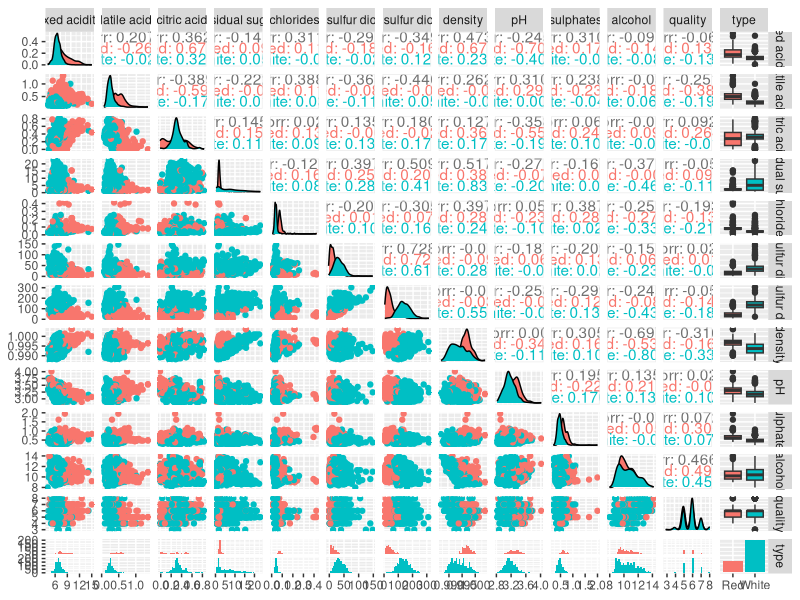

Write the R code that produced this figure.
## ---- chunk 1
knitr::opts_chunk$set(echo = TRUE)
library(knitr)
library(ggplot2)
library(caret)
library(tidyverse)
library(GGally)
## ---- chunk 2
#read in data for both and add flag for quality
test <- read_csv('wineQualityTest.csv')
train <- read_csv('wineQualityTrain.csv')
## ---- chunk 3
ggpairs(train, ggplot2::aes(colour=type))
## ---- chunk 4
red_sum <-  apply(X = train %>% filter(type=='Red') %>% 
                    select(-type), MARGIN = 2,
  			FUN = function(x) { 
  				temp <- c(min(x),
  				          quantile(x, 0.25),
  				          median(x),
  				          mean(x, na.rm = TRUE),
  				          quantile(x, 0.75),
  				          max(x))
  				names(temp) <- c("min", "1st qtr", "median",
  				                  "mean", "3rd Qtr", "max")
  				temp
  			}
  			)

white_sum <-  apply(X = train %>% filter(type=='White') %>% 
                    select(-type), MARGIN = 2,
  			FUN = function(x) { 
  				temp <- c(min(x),
  				          quantile(x, 0.25),
  				          median(x),
  				          mean(x, na.rm = TRUE),
  				          quantile(x, 0.75),
  				          max(x))
  				names(temp) <- c("min", "1st qtr", "median",
  				                  "mean", "3rd Qtr", "max")
  				temp
  			}
  			)

kable(red_sum, digits=1, caption='Red Wine Summary')
kable(white_sum, digits=1, caption='White Wine Summary')
## ---- chunk 5
#full additive model
glm1 <- train(quality ~ ., data=train, method='lm',
              preProcess=c('center', 'scale'),
              trControl=trainControl(method='cv', number=10))
#full interaction model
glm2 <- train(quality ~ .^2, data=train, method='lm',
              preProcess=c('center', 'scale'),
              trControl=trainControl(method='cv', number=10))
#simple model (most correlated to quality was alochol)
glm3 <- train(quality ~ alcohol, data=train, method='lm',
              preProcess=c('center', 'scale'),
              trControl=trainControl(method='cv', number=10))
#reduced model with no interacitons
#just picking a few based on the correlation matrix
glm4 <- train(quality ~ alcohol + type + sulphates + density, 
              data=train, method='lm',
              preProcess=c('center', 'scale'),
              trControl=trainControl(method='cv', number=10))

#reduced model with interacitons
#just picking a few based on the correlation matrix
glm5 <- train(quality ~ alcohol + sulphates*type + density*type, 
              data=train, method='lm',
              preProcess=c('center', 'scale'),
              trControl=trainControl(method='cv', number=10))

models <- rbind(glm1$results, glm2$results, glm4$results, 
            glm5$results, glm3$results)
rownames(models) <- c('Full Additive Model',
                      'Full Interaction Model',
                      'Reduced Additive Model',
                      'Reduced Interaction Model',
                      'Simple Model')
kable(models, caption='General Linear Model Results', digits=2)
## ---- chunk 6
train.log <- train %>% mutate(qual_fg = if_else(quality < 6, 0, 1)) %>%
                       select(-quality)
train.log$qual_fg <- as.factor(train.log$qual_fg)
test.log <- test %>% mutate(qual_fg = if_else(quality < 6, 0, 1)) %>%
                       select(-quality)
test.log$qual_fg <- as.factor(test.log$qual_fg)


#full additive model
log1 <- train(qual_fg ~ ., data=train.log, method='glm', family='binomial',
              preProcess=c('center', 'scale'),
              trControl=trainControl(method='cv', number=10))
#full interaction model
log2 <- train(qual_fg ~ .^2, data=train.log, method='glm', family='binomial',
              preProcess=c('center', 'scale'),
              trControl=trainControl(method='cv', number=10))
#simple model (most correlated to quality was alochol)
log3 <- train(qual_fg ~ alcohol, data=train.log, 
              method='glm', family='binomial',
              preProcess=c('center', 'scale'),
              trControl=trainControl(method='cv', number=10))
#reduced model with no interactions
#just picking a few based on the correlation matrix
log4 <- train(qual_fg ~ alcohol + type + sulphates + density, 
              data=train.log, method='glm', family='binomial',
              preProcess=c('center', 'scale'),
              trControl=trainControl(method='cv', number=10))

#reduced model with interactions
#just picking a few based on the correlation matrix
log5 <- train(qual_fg ~ alcohol + sulphates*type + density*type, 
              data=train.log, method='glm', family='binomial',
              preProcess=c('center', 'scale'),
              trControl=trainControl(method='cv', number=10))

models <- rbind(log1$results, log2$results, log4$results, 
            log5$results, log3$results)
rownames(models) <- c('Full Additive Model',
                      'Full Interaction Model',
                      'Reduced Additive Model',
                      'Reduced Interaction Model',
                      'Simple Model')
kable(models, caption='Logistic Regression Model Results', digits=2)
## ---- chunk 7
pred1 <- predict(glm2, newdata=test)
rmse <- postResample(pred1, obs=test$quality)[1]
pred2 <- predict(log1, newdata=test.log)
acc <- postResample(pred2, obs=test.log$qual_fg)[1]
scr <- c(rmse, acc)
scr.name <- c('RMSE', 'Accuracy')
mdl.name <- c('Full Interaction Linear Model', 'Full Additive Logistic Model')
tbl <- unname(cbind(mdl.name, scr.name, round(unname(scr), 2)))
colnames(tbl) <- c('Model Name', 'Score Type', 'Score')
kable(tbl, caption='Final Model Scores', digits=2)
## ---- chunk 8
glm2$finalModel
## ---- chunk 9
log1$finalModel
